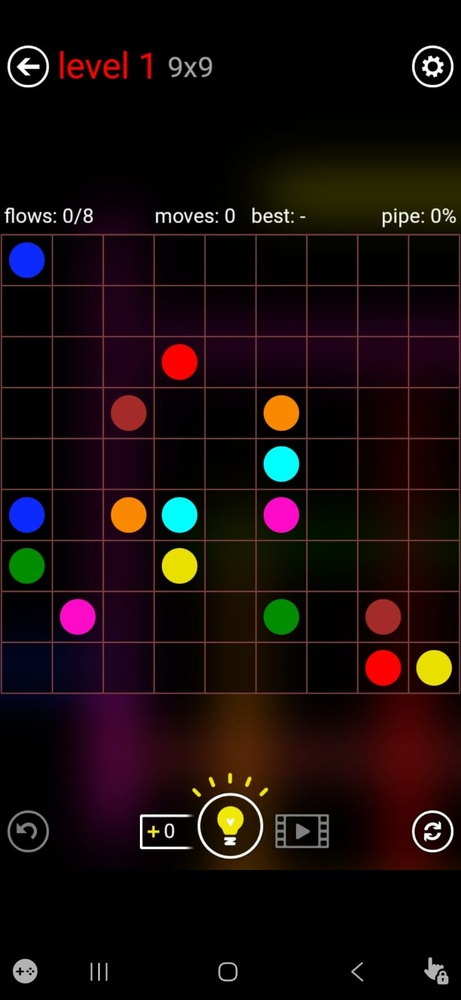
#> input picture 9_1.jpeg, 461 x 1000 px, shrunk from 738 x 1600 before the run
$ python -i parser.py   (imports and definitions only)
#> lines starting #> are read from the running program, lines starting #| are printed output that depends on the picture; after the words box and inside, x2 and y2 are one past the last pixel; in counts of white or black regions, pixels touching at a corner belong together
import cv2
import numpy as np


def detect_grid(path):
#> called with path = '9_1.jpeg'
    img = cv2.imread(path)
#> img is the input picture: shape (1000, 461, 3); mean B, G, R 13, 12.6, 24.4
    grayimg = cv2.cvtColor(img, cv2.COLOR_BGR2GRAY)
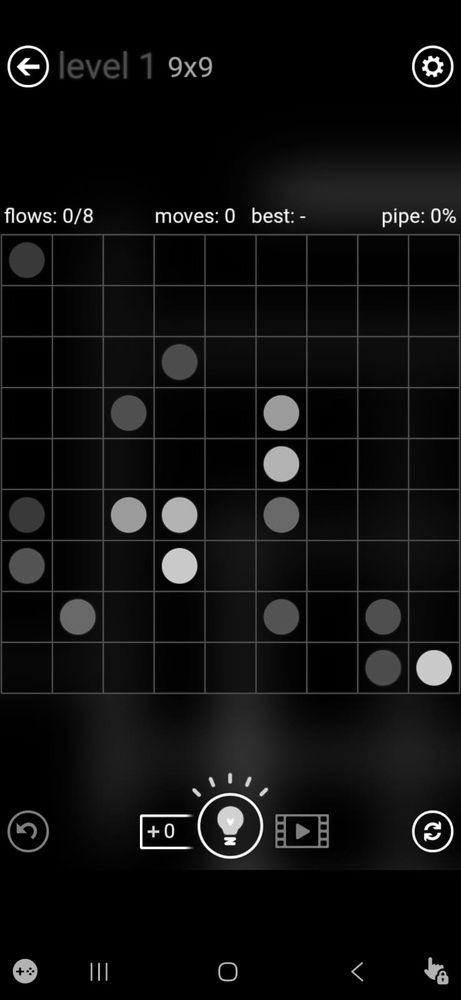
#> grayimg: shape (1000, 461); min 0, max 255, mean 16.1
    _, thresh = cv2.threshold(grayimg, 50, 255, cv2.THRESH_BINARY)
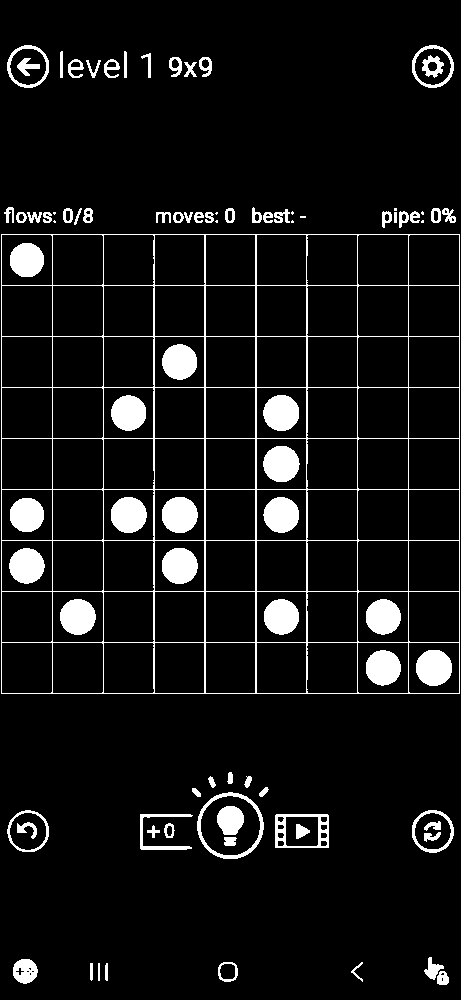
#> thresh: shape (1000, 461); 7.9% white; 88 white regions (10 under 20 px)

    contours, _ = cv2.findContours(thresh, cv2.RETR_EXTERNAL, cv2.CHAIN_APPROX_SIMPLE)
#> contours = 64 contours, 11 with area under 20; largest, box (x1, y1, x2, y2) and area: (1, 234, 460, 694) 210222, (197, 792, 264, 859) 3404, (275, 814, 329, 848) 1748, (412, 810, 454, 853) 1367, (412, 45, 454, 88) 1367
    largest = max(contours, key=cv2.contourArea)
#> largest = [[1, 234], [1, 693], [459, 693], [459, 234]]
    x, y, w, h = cv2.boundingRect(largest)
#> x = 1; y = 234; w = 459; h = 460
    grid_img = img[y:y+h, x:x+w]
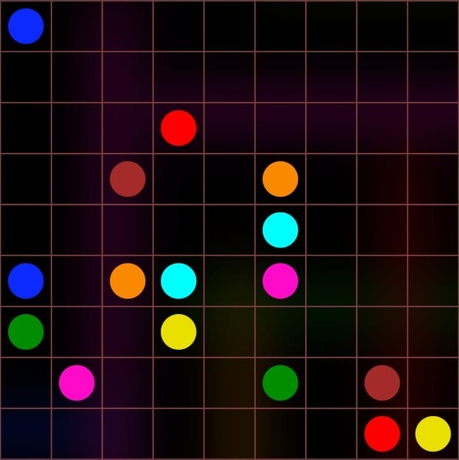
#> grid_img: shape (460, 459, 3); mean B, G, R 17.8, 14.9, 29.5

    grid_gray = cv2.cvtColor(grid_img, cv2.COLOR_BGR2GRAY)
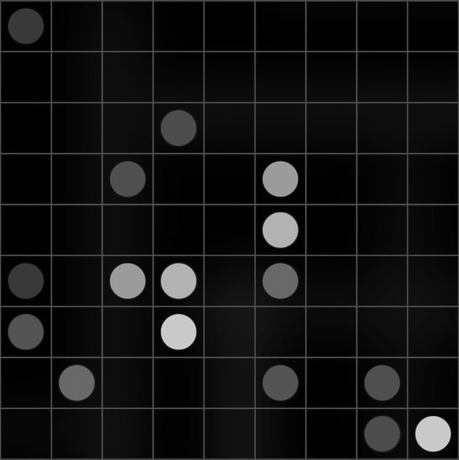
#> grid_gray: shape (460, 459); min 0, max 222, mean 19.6
    grid_gray_dark = cv2.convertScaleAbs(grid_gray, alpha=0.5, beta=0)
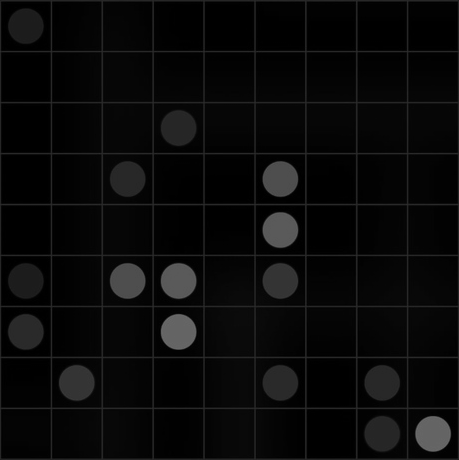
#> grid_gray_dark: shape (460, 459); min 0, max 111, mean 9.8
    _, dot_thresh = cv2.threshold(grid_gray_dark, 20, 255, cv2.THRESH_BINARY_INV)
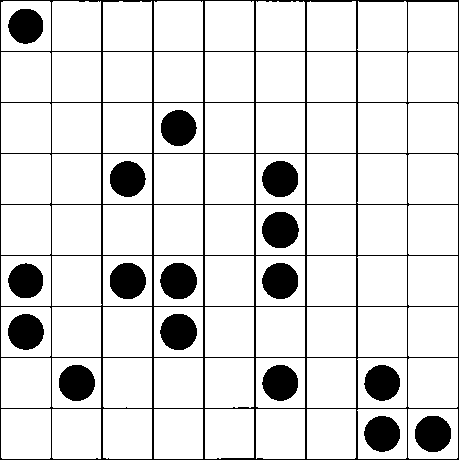
#> dot_thresh: shape (460, 459); 86.5% white; 17 black regions, largest, box (x1, y1, x2, y2) and area: (0, 0, 459, 460) 12120, (262, 212, 299, 248) 1053, (160, 263, 197, 299) 1052

    edges = cv2.Canny(grid_gray, 50, 255)
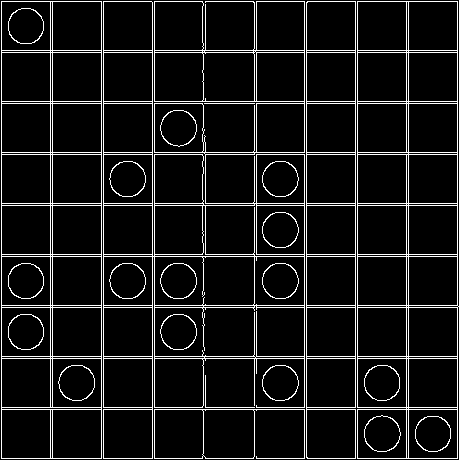
#> edges: shape (460, 459); 8.4% white in thin lines or dots
    lines = cv2.HoughLinesP(edges, 1, np.pi/180, threshold=100, minLineLength=w*0.8, maxLineGap=10)
#> lines = 33 rows, first 6: [1, 1, 457, 1], [1, 152, 457, 152], [408, 458, 408, 2], [152, 458, 152, 2], [1, 458, 1, 2], [2, 409, 457, 409]

    horizontal = []
    vertical = []
    for line in lines:
        x1, y1, x2, y2 = line[0]
        if abs(y2 - y1) < 10:
            horizontal.append(y1)
        elif abs(x2 - x1) < 10:
            vertical.append(x1)
#> this loop made 33 passes
#> (x1, y1, x2, y2) on passes 1 to 12: (1, 1, 457, 1), (1, 152, 457, 152), (408, 458, 408, 2), (152, 458, 152, 2), (1, 458, 1, 2), (2, 409, 457, 409), (101, 458, 101, 2), (52, 458, 52, 2), (357, 458, 357, 2), (103, 458, 103, 2), (306, 457, 306, 2), (355, 458, 355, 2)
#> after the loop, horizontal = [1, 152, 409, 305, 358, 407, 205, 307, 356, 103, 101, 154, 52, 254, 458, 50, 203, 256]; vertical = [408, 152, 1, 101, 52, 357, 103, 306, 355, 50, 406, 254, 154, 457, 304]

    horizontal = deduplicate(horizontal)
#> in deduplicate, `values = sorted(values)`: values = [1, 50, 52, 101, 103, 152, 154, 203, 205, 254, 256, 305, 307, 356, 358, 407, 409, 458]
#> in deduplicate, `result = [values[0]]`: result = [1]
#> the loop in deduplicate, `for i in range(1, len(values)):` made 17 passes
#> after the loop in deduplicate, `for i in range(1, len(values)):`: result = [1, 50, 101, 152, 203, 254, 305, 356, 407, 458]
#> horizontal = [1, 50, 101, 152, 203, 254, 305, 356, 407, 458]
    vertical = deduplicate(vertical)
#> the loop in deduplicate (call 2), `for i in range(1, len(values)):` made 14 passes
#> vertical = [1, 50, 101, 152, 254, 304, 355, 406, 457]

    rows = len(horizontal) - 1
#> rows = 9
    cols = len(vertical) - 1
#> cols = 8
    cell_height = h / rows
#> cell_height = 51.11
    cell_width = w / cols
#> cell_width = 57.38

    dot_positions = []
    for r in range(rows):
        for c in range(cols):
            cx = int(c * cell_width + cell_width / 2)
            cy = int(r * cell_height + cell_height / 2)
            if dot_thresh[cy, cx] <= 200:
                dot_positions.append((r, c, cy, cx))
#> after the loop, dot_positions = [(0, 0, 25, 28), (3, 2, 178, 143), (5, 0, 281, 28), (5, 2, 281, 143), (6, 0, 332, 28), (7, 1, 383, 86), (7, 6, 383, 372), (8, 6, 434, 372), (8, 7, 434, 430)]

    color_map = {}
    color_id = 0
    dots = {}

    for r, c, cy, cx in dot_positions:
        pixel = tuple(grid_img[cy, cx].tolist())
        matched = None
        for existing in color_map:
            if color_distance(pixel, existing) < 30:
                matched = existing
                break
        if matched:
            dots[(r, c)] = color_map[matched]
        else:
            color_map[pixel] = color_id
            dots[(r, c)] = color_id
            color_id += 1
#> this loop made 9 passes
#> (r, c, cy, cx, pixel) on passes 1 to 9: (0, 0, 25, 28, (254, 42, 12)), (3, 2, 178, 143, (43, 45, 163)), (5, 0, 281, 28, (254, 42, 12)), (5, 2, 281, 143, (6, 136, 243)), (6, 0, 332, 28, (0, 141, 0)), (7, 1, 383, 86, (201, 10, 255)), (7, 6, 383, 372, (42, 43, 165)), (8, 6, 434, 372, (0, 1, 253)), (8, 7, 434, 430, (0, 223, 235))
#> after the loop, color_id = 7; color_map = {(254, 42, 12): 0, (43, 45, 163): 1, (6, 136, 243): 2, (0, 141, 0): 3, (201, 10, 255): 4, (0, 1, 253): 5, (0, 223, 235): 6}; dots = 9 items

    reverse_color_map = {v: k for k, v in color_map.items()}
#> reverse_color_map = {0: (254, 42, 12), 1: (43, 45, 163), 2: (6, 136, 243), 3: (0, 141, 0), 4: (201, 10, 255), 5: (0, 1, 253), 6: (0, 223, 235)}
    return grid_img, rows, cols, cell_width, cell_height, dots, reverse_color_map


def deduplicate(values, threshold=10):
    values = sorted(values)
    result = [values[0]]
    for i in range(1, len(values)):
        if abs(values[i] - result[-1]) > threshold:
            result.append(values[i])
    return result


def color_distance(c1, c2):
    return sum((a - b) ** 2 for a, b in zip(c1, c2)) ** 0.5

>>> result = detect_grid('9_1.jpeg')
#> result = 7 items

$ run again, on 9_2.jpeg
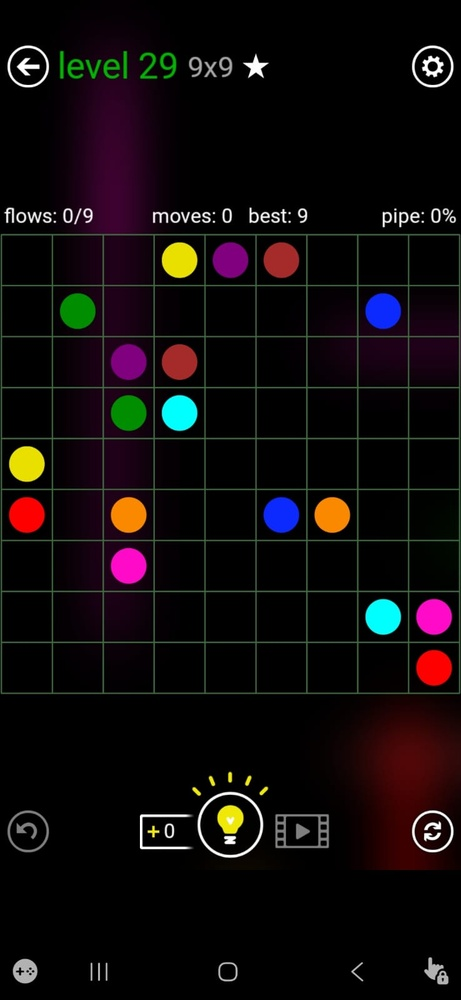
#> input picture 9_2.jpeg, 461 x 1000 px, shrunk from 738 x 1600 before the run
#> in detect_grid, img is the input picture: shape (1000, 461, 3); mean B, G, R 12.2, 11.2, 16.6
#> in detect_grid, `_, thresh = cv2.threshold(grayimg, 50, 255, cv2.THRESH_BINARY)`:
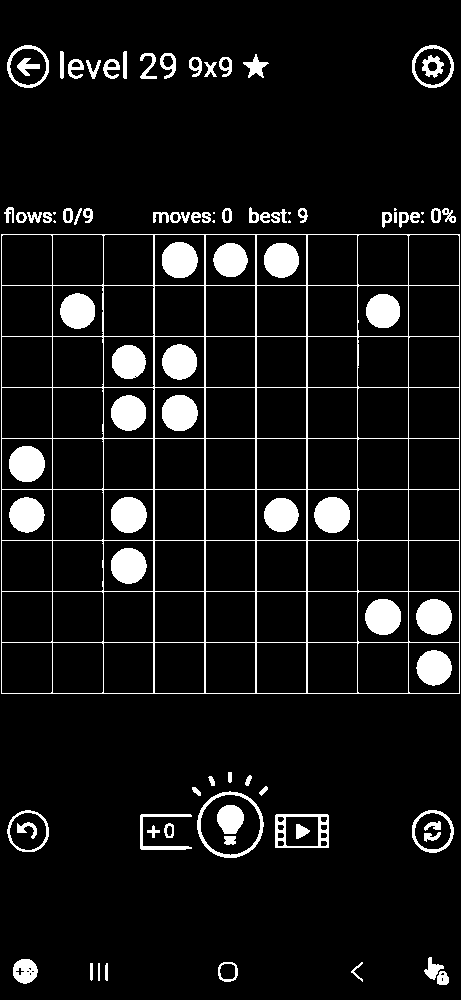
#> thresh: shape (1000, 461); 8.5% white; 92 white regions (9 under 20 px)
#> contours = 66 contours, 10 with area under 20; largest, box (x1, y1, x2, y2) and area: (1, 234, 460, 694) 210222, (197, 791, 264, 858) 3381, (275, 814, 329, 848) 1748, (412, 810, 454, 853) 1367, (412, 45, 454, 88) 1366
#> largest = [[1, 234], [1, 693], [459, 693], [459, 234]]
#> x = 1; y = 234; w = 459; h = 460
#> dot_thresh: shape (460, 459); 85.6% white; 19 black regions, largest, box (x1, y1, x2, y2) and area: (0, 0, 459, 460) 12274, (160, 161, 197, 197) 1053, (160, 8, 197, 44) 1045
#> in detect_grid, `edges = cv2.Canny(grid_gray, 50, 255)`:
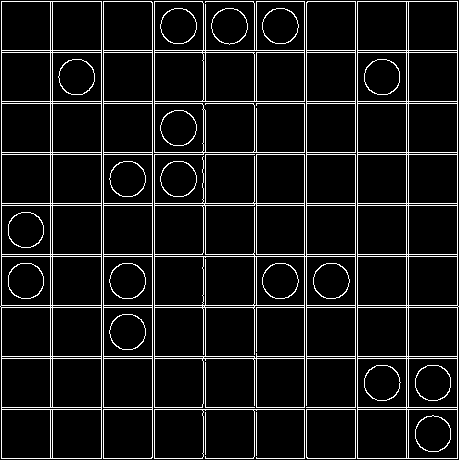
#> edges: shape (460, 459); 8.6% white in thin lines or dots
#> lines = 36 rows, first 6: [1, 407, 457, 407], [1, 50, 457, 50], [406, 458, 406, 1], [154, 458, 154, 1], [1, 203, 457, 203], [1, 305, 457, 305]
#> the loop in detect_grid, `for line in lines:` made 36 passes
#> after the loop in detect_grid, `for line in lines:`: horizontal = [407, 50, 203, 305, 1, 152, 256, 205, 458, 358, 103, 254, 409, 101, 307, 52, 356, 154]; vertical = [406, 154, 103, 457, 256, 101, 1, 205, 408, 306, 304, 254, 203, 357, 50, 152, 52, 355]
#> values = [1, 50, 52, 101, 103, 152, 154, 203, 205, 254, 256, 305, 307, 356, 358, 407, 409, 458]
#> in deduplicate, `result = [values[0]]`: result = [1]
#> the loop in deduplicate, `for i in range(1, len(values)):` made 17 passes
#> after the loop in deduplicate, `for i in range(1, len(values)):`: result = [1, 50, 101, 152, 203, 254, 305, 356, 407, 458]
#> the loop in deduplicate (call 2), `for i in range(1, len(values)):` made 17 passes
#> in detect_grid, `vertical = deduplicate(vertical)`: vertical = [1, 50, 101, 152, 203, 254, 304, 355, 406, 457]
#> rows = 9
#> cell_height = 51.11
#> cell_width = 51
#> after the loop in detect_grid, `for r in range(rows):`: dot_positions = 18 items, first 6: (0, 3, 25, 178), (0, 4, 25, 229), (0, 5, 25, 280), (1, 1, 76, 76), (1, 7, 76, 382), (2, 2, 127, 127)
#> the loop in detect_grid, `for r, c, cy, cx in dot_positions:` made 18 passes
#> (r, c, cy, cx, pixel) on passes 1 to 8: (0, 3, 25, 178, (0, 224, 233)), (0, 4, 25, 229, (127, 0, 129)), (0, 5, 25, 280, (42, 43, 165)), (1, 1, 76, 76, (0, 141, 0)), (1, 7, 76, 382, (254, 42, 12)), (2, 2, 127, 127, (126, 0, 129)), (2, 3, 127, 178, (42, 43, 165)), (3, 2, 178, 127, (1, 140, 2))
#> after the loop in detect_grid, `for r, c, cy, cx in dot_positions:`: color_id = 9; color_map = 9 items; dots = 18 items
#> reverse_color_map = 9 items
#> `result = detect_grid('9_1.jpeg')`: result = 7 items
